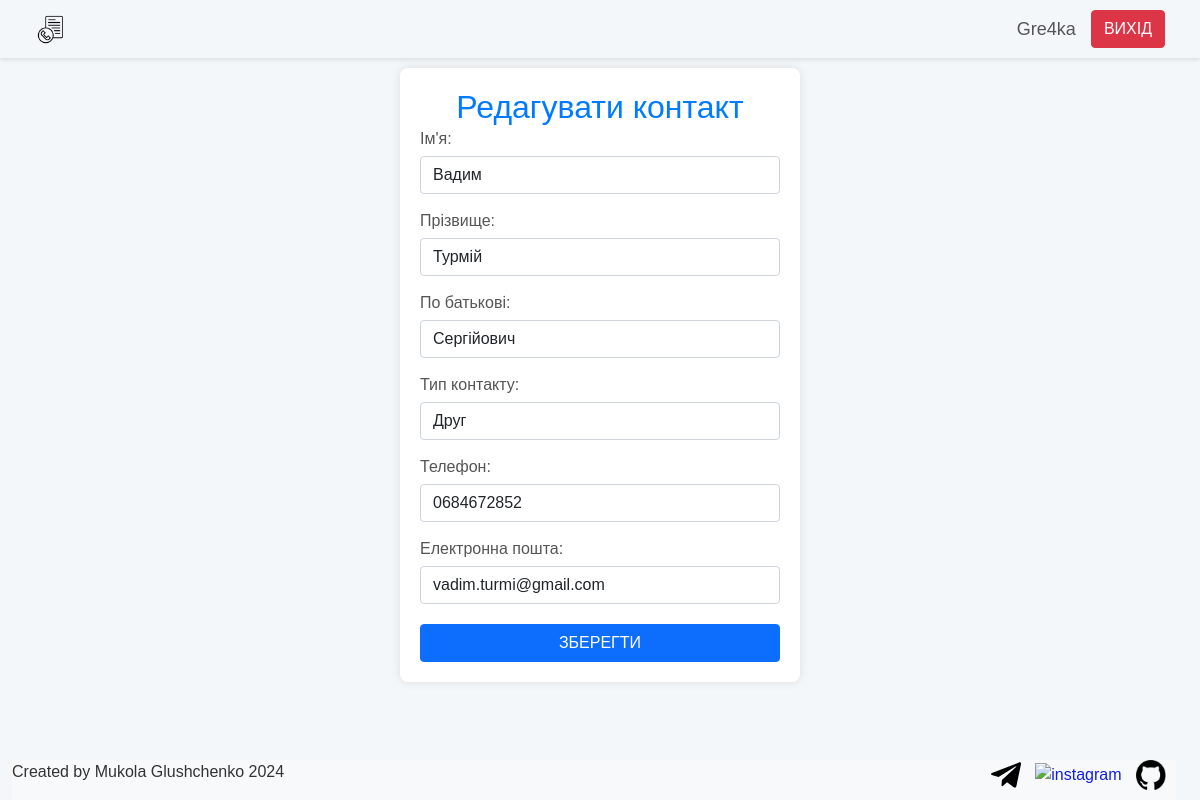
Screenshot of /contact/33/edit/ (signed in) with the database file from the repository.
### tel_book/models.py (models this page shows, shortened)
class Contact(models.Model):
    user = models.ForeignKey(User, on_delete=models.CASCADE)
    title = models.CharField(max_length=200)
    surname = models.CharField(max_length=255)
    name = models.CharField(max_length=255)
    father_name = models.CharField(max_length=255)
    type_contact = models.CharField(max_length=255)
    phone = models.TextField(max_length=12)
    email = models.TextField(max_length=255, blank=True)

### tel_book/views/contact_views.py (the view)
# urls.py: path('contact/<int:id>/edit/', edit_contact, name='edit_contact'),
@login_required
def edit_contact(request, id):
    try:
        if request.user.is_superuser:
            contact = get_object_or_404(Contact, id=id)
        else:
            contact = get_object_or_404(Contact, id=id, user=request.user)
    except:
        messages.error(request, "Ви не можете редагувати цей контакт, оскільки він вам не належить.")
        return redirect(show_phone_book)
    if request.method == "POST":
        form = ContactForm(request.POST, instance=contact)
        if form.is_valid():
            form.save()
            messages.success(request, "Контакт успішно оновлено.")
            return redirect(show_phone_book)
    else:
        form = ContactForm(instance=contact)
    return render(request, 'contact_actions/edit_contact.html', {'form': form})

### tel_book/forms.py
class ContactForm(forms.ModelForm):
    class Meta:
        model = Contact
        fields = ['name', 'surname', 'father_name', 'type_contact', 'phone', 'email']

### tel_book/templates/contact_actions/edit_contact.html (shortened to what this page needs)
{% load static %}
<!DOCTYPE html>
<html lang="uk">
  <head>
    <link
      rel="stylesheet"
      href="https://stackpath.bootstrapcdn.com/bootstrap/5.0.0-alpha1/css/bootstrap.min.css"
    />
    <link rel="stylesheet" href="{% static 'css/contact/edit_contact.css' %}" />
  </head>
  <header>{% include 'navigate/header.html' %}</header>
  <body>
    <div class="container mt-5">
      <h2 class="mb-4 text-center">Редагувати контакт</h2>
      <form method="post">
        <div class="form-group">
          <label for="id_name">Ім'я:</label>
          <input
            type="text"
            class="form-control"
            name="name"
            value="{{ form.name.value|default_if_none:'' }}"
            maxlength="255"
            required
            id="id_name"
          />
        </div>
        <div class="form-group">
          <label for="id_surname">Прізвище:</label>
          <input
            type="text"
            class="form-control"
            name="surname"
            value="{{ form.surname.value|default_if_none:'' }}"
            maxlength="255"
            required
            id="id_surname"
          />
        </div>
        <div class="form-group">
          <label for="id_father_name">По батькові:</label>
          <input
            type="text"
            class="form-control"
            name="father_name"
            value="{{ form.father_name.value|default_if_none:'' }}"
            maxlength="255"
            required
            id="id_father_name"
          />
        </div>
        <div class="form-group">
          <label for="id_type_contact">Тип контакту:</label>
          <input
            type="text"
            class="form-control"
            name="type_contact"
            value="{{ form.type_contact.value|default_if_none:'' }}"
            maxlength="255"
            required
            id="id_type_contact"
          />
        </div>
        <div class="form-group">
          <label for="id_phone">Телефон:</label>
          <input
            type="tel"
            class="form-control"
            name="phone"
            value="{{ form.phone.value|default_if_none:'' }}"
            maxlength="12"
            required
            id="id_phone"
          />
        </div>
        <div class="form-group">
          <label for="id_email">Електронна пошта:</label>
          <input
            type="email"
            class="form-control"
            name="email"
            value="{{ form.email.value|default_if_none:'' }}"
            maxlength="255"
            id="id_email"
          />
        </div>
        <button type="submit" class="btn btn-primary mt-3">Зберегти</button>
      </form>
    </div>
  </body>
  <footer>{% include 'navigate/footer.html' %}</footer>
</html>

### tel_book/templates/navigate/header.html (shortened to what this page needs)
<!DOCTYPE html>
{% load static %}
<html lang="en">
  <head>
    <link rel="stylesheet" href="{% static 'css/navigate/header.css' %}" />
  </head>
  <body>
    <div class="header-nav">
        <img src="{% static 'images/android-chrome-192x192.png' %}" alt="header_logo" class="header_logo">
        <label class="username_info">{{ user.username }}</label>
        <a href="{% url 'logout' %}">
          <button class="btn btn-danger">Вихід</button>
        </a>
      </div>
  </body>
</html>

### static/css/contact/edit_contact.css (style rules this page uses)
body { background-color: #f4f7fa; font-family: Arial, sans-serif; color: #333; }
.container { background: #fff; padding: 20px; border-radius: 8px; box-shadow: 0 0 10px rgba(0, 0, 0, 0.1); width: 400px; margin-top: 10px !important; }
h2.mb-4 { text-align: center; color: #007bff; margin-bottom: 1px !important; }
.form-group { margin-bottom: 15px; }
label { margin-bottom: 5px; color: #555; }
button { font-size: 16px; font-weight: bold; padding: 10px 20px; border-radius: 5px; border: none; cursor: pointer; transition: all 0.3s ease; text-transform: uppercase; width: 100%; }
button.btn-primary { margin-top: 5px !important; }

### static/css/navigate/header.css (style rules this page uses)
.header-nav { background-color: transparent; display: flex; justify-content: space-between; align-items: center; margin: 0px 25px 0px 25px; padding: 5px 10px; height: auto; box-sizing: border-box; }
.username_info { margin: 5px; font-size: large; margin-right: 15px; }
header { padding: 5px 0; box-shadow: 0 2px 4px rgba(0, 0, 0, 0.1); }
.header_logo { margin-right: auto; }

### static/css/navigate/footer.css (style rules this page uses)
footer { bottom: 0px; display: flex; max-width: 100%; position: fixed; background-color: #f8f9fa; margin: 0px; left: 1%; right: 2%; justify-content: space-between; }
img { width: 30px; }

### rows the page displays
Contact: name "Вадим", surname "Турмій", father_name "Сергійович", type_contact "Друг", phone "0684672852", email "vadim.turmi@gmail.com"

### other values shown
{{ user.username }} "Gre4ka"
